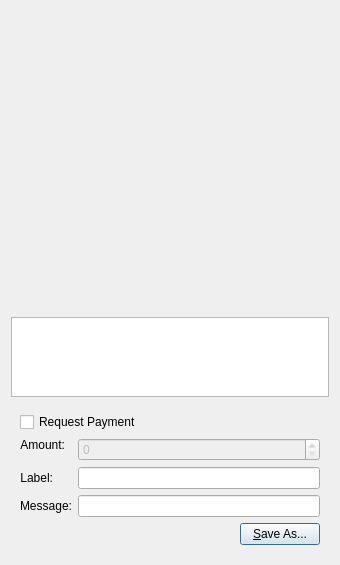
<?xml version="1.0" encoding="UTF-8"?>
<ui version="4.0">
 <class>QRCodeDialog</class>
 <widget class="QDialog" name="QRCodeDialog">
  <property name="geometry">
   <rect>
    <x>0</x>
    <y>0</y>
    <width>340</width>
    <height>565</height>
   </rect>
  </property>
  <property name="windowTitle">
   <string>QR Code Dialog</string>
  </property>
  <layout class="QVBoxLayout" name="verticalLayout_3">
   <item>
    <widget class="QLabel" name="lblQRCode">
     <property name="sizePolicy">
      <sizepolicy hsizetype="Expanding" vsizetype="Expanding">
       <horstretch>0</horstretch>
       <verstretch>0</verstretch>
      </sizepolicy>
     </property>
     <property name="minimumSize">
      <size>
       <width>300</width>
       <height>300</height>
      </size>
     </property>
     <property name="textFormat">
      <enum>Qt::PlainText</enum>
     </property>
     <property name="alignment">
      <set>Qt::AlignCenter</set>
     </property>
     <property name="wordWrap">
      <bool>true</bool>
     </property>
    </widget>
   </item>
   <item>
    <widget class="QPlainTextEdit" name="outUri">
     <property name="sizePolicy">
      <sizepolicy hsizetype="Expanding" vsizetype="Minimum">
       <horstretch>0</horstretch>
       <verstretch>0</verstretch>
      </sizepolicy>
     </property>
     <property name="minimumSize">
      <size>
       <width>0</width>
       <height>50</height>
      </size>
     </property>
     <property name="tabChangesFocus">
      <bool>true</bool>
     </property>
     <property name="textInteractionFlags">
      <set>Qt::TextSelectableByKeyboard|Qt::TextSelectableByMouse</set>
     </property>
    </widget>
   </item>
   <item>
    <widget class="QWidget" name="widget" native="true">
     <layout class="QVBoxLayout" name="verticalLayout_2">
      <item>
       <widget class="QCheckBox" name="chkReqPayment">
        <property name="enabled">
         <bool>true</bool>
        </property>
        <property name="text">
         <string>Request Payment</string>
        </property>
       </widget>
      </item>
      <item>
       <layout class="QFormLayout" name="formLayout">
        <property name="fieldGrowthPolicy">
         <enum>QFormLayout::AllNonFixedFieldsGrow</enum>
        </property>
        <item row="1" column="0">
         <widget class="QLabel" name="lblLabel">
          <property name="text">
           <string>Label:</string>
          </property>
          <property name="textFormat">
           <enum>Qt::PlainText</enum>
          </property>
          <property name="alignment">
           <set>Qt::AlignRight|Qt::AlignTrailing|Qt::AlignVCenter</set>
          </property>
          <property name="buddy">
           <cstring>lnLabel</cstring>
          </property>
         </widget>
        </item>
        <item row="1" column="1">
         <widget class="QLineEdit" name="lnLabel"/>
        </item>
        <item row="2" column="0">
         <widget class="QLabel" name="lblMessage">
          <property name="text">
           <string>Message:</string>
          </property>
          <property name="textFormat">
           <enum>Qt::PlainText</enum>
          </property>
          <property name="alignment">
           <set>Qt::AlignRight|Qt::AlignTrailing|Qt::AlignVCenter</set>
          </property>
          <property name="buddy">
           <cstring>lnMessage</cstring>
          </property>
         </widget>
        </item>
        <item row="2" column="1">
         <widget class="QLineEdit" name="lnMessage"/>
        </item>
        <item row="0" column="0">
         <widget class="QLabel" name="lblAmount">
          <property name="sizePolicy">
           <sizepolicy hsizetype="Preferred" vsizetype="Maximum">
            <horstretch>0</horstretch>
            <verstretch>0</verstretch>
           </sizepolicy>
          </property>
          <property name="text">
           <string>Amount:</string>
          </property>
          <property name="textFormat">
           <enum>Qt::PlainText</enum>
          </property>
          <property name="alignment">
           <set>Qt::AlignRight|Qt::AlignTrailing|Qt::AlignVCenter</set>
          </property>
          <property name="buddy">
           <cstring>lnReqAmount</cstring>
          </property>
         </widget>
        </item>
        <item row="0" column="1">
         <widget class="BitcoinPlanetAmountField" name="lnReqAmount">
          <property name="enabled">
           <bool>false</bool>
          </property>
          <property name="minimumSize">
           <size>
            <width>80</width>
            <height>0</height>
           </size>
          </property>
         </widget>
        </item>
       </layout>
      </item>
      <item>
       <layout class="QHBoxLayout" name="horizontalLayout">
        <item>
         <spacer name="horizontalSpacer">
          <property name="orientation">
           <enum>Qt::Horizontal</enum>
          </property>
          <property name="sizeHint" stdset="0">
           <size>
            <width>40</width>
            <height>20</height>
           </size>
          </property>
         </spacer>
        </item>
        <item>
         <widget class="QPushButton" name="btnSaveAs">
          <property name="styleSheet">
           <string notr="true"/>
          </property>
          <property name="text">
           <string>&amp;Save As...</string>
          </property>
         </widget>
        </item>
       </layout>
      </item>
     </layout>
    </widget>
   </item>
  </layout>
 </widget>
 <customwidgets>
  <customwidget>
   <class>BitcoinPlanetAmountField</class>
   <extends>QSpinBox</extends>
   <header>bitcoinplanetamountfield.h</header>
   <container>1</container>
  </customwidget>
 </customwidgets>
 <resources/>
 <connections>
  <connection>
   <sender>chkReqPayment</sender>
   <signal>clicked(bool)</signal>
   <receiver>lnReqAmount</receiver>
   <slot>setEnabled(bool)</slot>
   <hints>
    <hint type="sourcelabel">
     <x>92</x>
     <y>285</y>
    </hint>
    <hint type="destinationlabel">
     <x>98</x>
     <y>311</y>
    </hint>
   </hints>
  </connection>
 </connections>
</ui>
